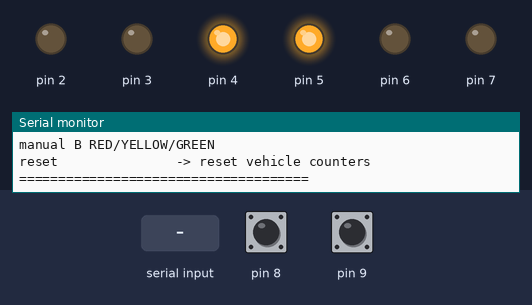
Bench run of a sketch on a simulated Arduino Uno, built with avr-gcc and run on an emulated ATmega328P. Parts: output pins drawn as LEDs (lit = HIGH), the last lines printed to the serial monitor. The inputs (shaded band) are chosen by the test bench; at power-on: pin 8 HIGH, pin 9 HIGH.

Above: at 1.5 s.
1.6 s: "RED\n" received over Serial
At 4.4 s:
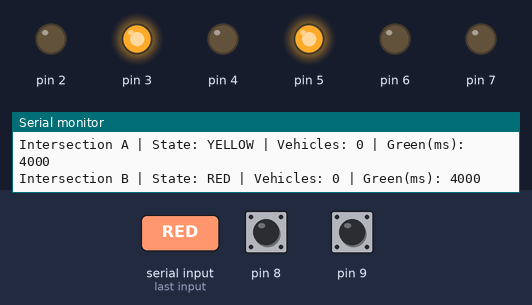
4.6 s: "AUTO\n" received over Serial
At 6.9 s:
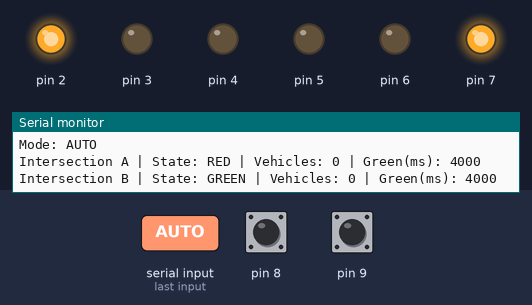
7.6 s: "RESET\n" received over Serial
Timing chart, 0 to 16.5 s (numbered marks = the images above; inputs shaded):
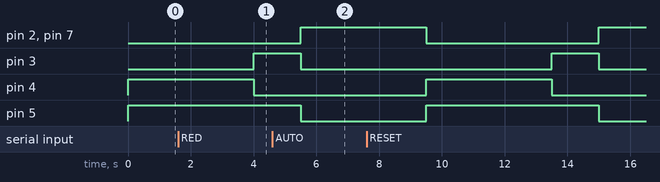

The sketch:

traffic_controller.ino
```cpp
/*
  Project 1: Smart Traffic Light Controller
  - Two intersections
  - Non-blocking control with millis()
  - Vehicle detection via buttons
  - Dynamic memory + structures + pointers
  - Serial menu for monitoring and manual override
*/

struct Intersection {
  const char* name;
  int redPin;
  int yellowPin;
  int greenPin;
  int sensorPin;

  unsigned long greenDurationMs;
  unsigned long yellowDurationMs;
  unsigned long redDurationMs;

  unsigned long lastStateChangeMs;
  unsigned long vehicleCount;
  bool lastSensorState;
  int currentState; // 0 = RED, 1 = YELLOW, 2 = GREEN
  bool manualMode;
};

struct TrafficSystem {
  Intersection* intersections;
  int count;
  bool autoMode;
  unsigned long logIntervalMs;
  unsigned long lastLogMs;
};

TrafficSystem* g_system = NULL;

const int STATE_RED = 0;
const int STATE_YELLOW = 1;
const int STATE_GREEN = 2;

String stateToText(int state) {
  if (state == STATE_RED) return "RED";
  if (state == STATE_YELLOW) return "YELLOW";
  if (state == STATE_GREEN) return "GREEN";
  return "INVALID";
}

void setLights(Intersection* itx, int state) {
  if (itx == NULL) return;

  if (state < STATE_RED || state > STATE_GREEN) {
    Serial.print("[ERROR] Invalid state for ");
    Serial.println(itx->name);
    return;
  }

  itx->currentState = state;
  digitalWrite(itx->redPin, state == STATE_RED ? HIGH : LOW);
  digitalWrite(itx->yellowPin, state == STATE_YELLOW ? HIGH : LOW);
  digitalWrite(itx->greenPin, state == STATE_GREEN ? HIGH : LOW);
  itx->lastStateChangeMs = millis();
}

void configureIntersection(Intersection* itx, const char* name,
                           int redPin, int yellowPin, int greenPin, int sensorPin) {
  itx->name = name;
  itx->redPin = redPin;
  itx->yellowPin = yellowPin;
  itx->greenPin = greenPin;
  itx->sensorPin = sensorPin;

  itx->greenDurationMs = 4000;
  itx->yellowDurationMs = 1500;
  itx->redDurationMs = 4000;

  itx->lastStateChangeMs = 0;
  itx->vehicleCount = 0;
  itx->lastSensorState = false;
  itx->manualMode = false;

  pinMode(itx->redPin, OUTPUT);
  pinMode(itx->yellowPin, OUTPUT);
  pinMode(itx->greenPin, OUTPUT);
  pinMode(itx->sensorPin, INPUT_PULLUP);

  setLights(itx, STATE_RED);
}

void printHelp() {
  Serial.println("\n=== Smart Traffic Controller Menu ===");
  Serial.println("help                -> show commands");
  Serial.println("status              -> print current state");
  Serial.println("auto                -> enable automatic mode");
  Serial.println("manual A RED        -> set intersection A state");
  Serial.println("manual A YELLOW");
  Serial.println("manual A GREEN");
  Serial.println("manual B RED/YELLOW/GREEN");
  Serial.println("reset               -> reset vehicle counters");
  Serial.println("=====================================\n");
}

Intersection* getIntersectionByName(char nameChar) {
  if (g_system == NULL || g_system->intersections == NULL) return NULL;
  for (int i = 0; i < g_system->count; i++) {
    if (g_system->intersections[i].name[0] == nameChar) {
      return &g_system->intersections[i];
    }
  }
  return NULL;
}

int parseState(const String& text) {
  if (text == "RED") return STATE_RED;
  if (text == "YELLOW") return STATE_YELLOW;
  if (text == "GREEN") return STATE_GREEN;
  return -1;
}

void printStatus() {
  if (g_system == NULL) return;

  Serial.println("\n--- Traffic Status ---");
  Serial.print("Mode: ");
  Serial.println(g_system->autoMode ? "AUTO" : "MANUAL");

  for (int i = 0; i < g_system->count; i++) {
    Intersection* itx = &g_system->intersections[i];
    Serial.print("Intersection ");
    Serial.print(itx->name);
    Serial.print(" | State: ");
    Serial.print(stateToText(itx->currentState));
    Serial.print(" | Vehicles: ");
    Serial.print(itx->vehicleCount);
    Serial.print(" | Green(ms): ");
    Serial.println(itx->greenDurationMs);
  }
}

void handleSerialCommand(String cmdLine) {
  cmdLine.trim();
  cmdLine.toUpperCase();

  if (cmdLine.length() == 0) return;

  if (cmdLine == "HELP") {
    printHelp();
    return;
  }

  if (cmdLine == "STATUS") {
    printStatus();
    return;
  }

  if (cmdLine == "AUTO") {
    g_system->autoMode = true;
    for (int i = 0; i < g_system->count; i++) {
      g_system->intersections[i].manualMode = false;
    }
    Serial.println("[OK] Automatic mode enabled");
    return;
  }

  if (cmdLine == "RESET") {
    for (int i = 0; i < g_system->count; i++) {
      g_system->intersections[i].vehicleCount = 0;
    }
    Serial.println("[OK] Vehicle counters reset");
    return;
  }

  if (cmdLine.startsWith("MANUAL ")) {
    int firstSpace = cmdLine.indexOf(' ');
    int secondSpace = cmdLine.indexOf(' ', firstSpace + 1);
    if (secondSpace < 0) {
      Serial.println("[ERROR] Use format: MANUAL A RED");
      return;
    }

    String namePart = cmdLine.substring(firstSpace + 1, secondSpace);
    String statePart = cmdLine.substring(secondSpace + 1);

    if (namePart.length() != 1) {
      Serial.println("[ERROR] Intersection must be A or B");
      return;
    }

    Intersection* itx = getIntersectionByName(namePart[0]);
    if (itx == NULL) {
      Serial.println("[ERROR] Unknown intersection");
      return;
    }

    int state = parseState(statePart);
    if (state < 0) {
      Serial.println("[ERROR] State must be RED, YELLOW, or GREEN");
      return;
    }

    g_system->autoMode = false;
    itx->manualMode = true;
    setLights(itx, state);
    Serial.print("[OK] ");
    Serial.print(itx->name);
    Serial.print(" set to ");
    Serial.println(stateToText(state));
    return;
  }

  Serial.println("[ERROR] Unknown command. Type HELP");
}

void updateVehicleDetection(Intersection* itx) {
  bool pressed = (digitalRead(itx->sensorPin) == LOW);
  if (pressed && !itx->lastSensorState) {
    itx->vehicleCount++;
  }
  itx->lastSensorState = pressed;
}

void adjustTimings(Intersection* itx) {
  // Increase green duration if many vehicles detected recently.
  if (itx->vehicleCount > 10) {
    itx->greenDurationMs = 7000;
  } else if (itx->vehicleCount > 5) {
    itx->greenDurationMs = 5500;
  } else {
    itx->greenDurationMs = 4000;
  }
  itx->redDurationMs = itx->greenDurationMs;
}

void updateIntersectionAuto(Intersection* itx) {
  if (itx->manualMode) return;

  adjustTimings(itx);

  unsigned long now = millis();
  unsigned long elapsed = now - itx->lastStateChangeMs;

  if (itx->currentState == STATE_GREEN && elapsed >= itx->greenDurationMs) {
    setLights(itx, STATE_YELLOW);
  } else if (itx->currentState == STATE_YELLOW && elapsed >= itx->yellowDurationMs) {
    setLights(itx, STATE_RED);
  } else if (itx->currentState == STATE_RED && elapsed >= itx->redDurationMs) {
    setLights(itx, STATE_GREEN);
  }
}

void setupSystem() {
  g_system = (TrafficSystem*)malloc(sizeof(TrafficSystem));
  if (g_system == NULL) {
    Serial.println("[FATAL] Failed to allocate traffic system");
    while (true) {}
  }

  g_system->count = 2;
  g_system->intersections = (Intersection*)malloc(sizeof(Intersection) * g_system->count);
  if (g_system->intersections == NULL) {
    Serial.println("[FATAL] Failed to allocate intersections");
    while (true) {}
  }

  g_system->autoMode = true;
  g_system->logIntervalMs = 2000;
  g_system->lastLogMs = 0;

  configureIntersection(&g_system->intersections[0], "A", 2, 3, 4, 8);
  configureIntersection(&g_system->intersections[1], "B", 5, 6, 7, 9);

  setLights(&g_system->intersections[0], STATE_GREEN);
  setLights(&g_system->intersections[1], STATE_RED);
}

void setup() {
  Serial.begin(9600);
  while (!Serial) {}

  setupSystem();
  printHelp();
}

void loop() {
  if (g_system == NULL) return;

  for (int i = 0; i < g_system->count; i++) {
    updateVehicleDetection(&g_system->intersections[i]);
  }

  if (g_system->autoMode) {
    updateIntersectionAuto(&g_system->intersections[0]);

    // Keep B opposite to A for safety in this simple model.
    if (g_system->intersections[0].currentState == STATE_GREEN) {
      if (g_system->intersections[1].currentState != STATE_RED) {
        setLights(&g_system->intersections[1], STATE_RED);
      }
    } else if (g_system->intersections[0].currentState == STATE_RED) {
      if (g_system->intersections[1].currentState != STATE_GREEN) {
        setLights(&g_system->intersections[1], STATE_GREEN);
      }
    } else {
      if (g_system->intersections[1].currentState != STATE_RED) {
        setLights(&g_system->intersections[1], STATE_RED);
      }
    }
  }

  unsigned long now = millis();
  if (now - g_system->lastLogMs >= g_system->logIntervalMs) {
    g_system->lastLogMs = now;
    printStatus();
  }

  if (Serial.available() > 0) {
    String cmd = Serial.readStringUntil('\n');
    handleSerialCommand(cmd);
  }
}
```
